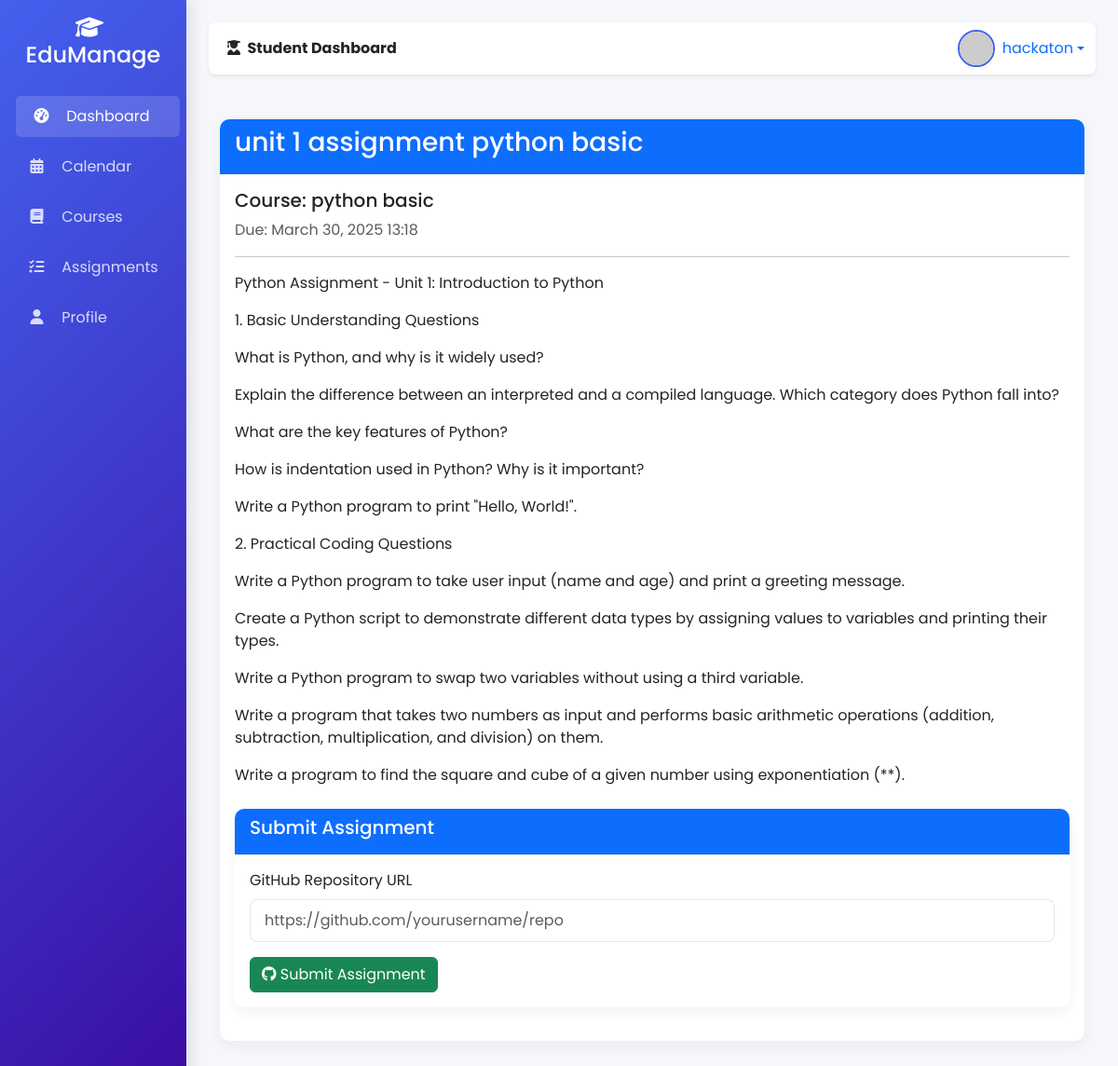
The app's page /assignments/1/ (signed in) with its own data.
### core/models.py (models this page shows, shortened)
class User(AbstractUser):
    is_faculty = models.BooleanField(default=False)
    is_student = models.BooleanField(default=False)
    profile_pic = models.ImageField(upload_to='profile_pics/', blank=True, null=True)
    first_name = models.CharField(max_length=30, blank=False)
    student_class = models.ForeignKey(Class, on_delete=models.SET_NULL, null=True, blank=True)
    last_name = models.CharField(max_length=30, blank=False)
    department = models.CharField(max_length=100, blank=True, null=True)
    designation = models.CharField(max_length=100, blank=True, null=True)

class Assignment(models.Model):
    course = models.ForeignKey(Course, on_delete=models.CASCADE)
    title = models.CharField(max_length=200)
    description = models.TextField()
    due_date = models.DateTimeField()
    max_marks = models.IntegerField()

class Course(models.Model):
    name = models.CharField(max_length=100)
    title = models.CharField(max_length=200)
    class_associated = models.ForeignKey(Class, on_delete=models.CASCADE)
    faculty = models.ForeignKey(User, on_delete=models.CASCADE)
    start_date = models.DateField()
    end_date = models.DateField()
    total_classes = models.IntegerField()

### core/views.py (the view, shortened to what this page needs)
# urls.py: path('assignments/<int:assignment_id>/', views.assignment_detail, name='assignment_detail'),
@login_required
def assignment_detail(request, assignment_id):
    assignment = get_object_or_404(Assignment, pk=assignment_id)
    submission = Submission.objects.filter(
        assignment=assignment,
        student=request.user
    ).first()
    if request.user.is_faculty:
        submissions = Submission.objects.filter(assignment=assignment)
        return render(request, 'faculty_assignment_detail.html', {
            'assignment': assignment,
            'submissions': submissions
        })
    return render(request, 'assignment_detail.html', {
        'assignment': assignment,
        'submission': submission
    })

### core/templates/assignment_detail.html (shortened to what this page needs)
{% extends 'base.html' %}
{% block content %}
<div class="container py-4">
    <div class="card">
        <div class="card-header bg-primary text-white">
            <h3>{{ assignment.title }}</h3>
        </div>
        <div class="card-body">
            <h5>Course: {{ assignment.course.name }}</h5>
            <p class="text-muted">Due: {{ assignment.due_date|date:"F j, Y H:i" }}</p>
            <hr>
            <div class="assignment-description mb-4">
                {{ assignment.description|linebreaks }}
            </div>
            {% if submission %}
                <div class="submission-card card border-success mb-3">
                    <div class="card-header bg-success text-white">
                        <h5>Your Submission</h5>
                    </div>
                    <div class="card-body">
                        <p><strong>GitHub URL:</strong>
                            <a href="{{ submission.github_url }}" target="_blank">{{ submission.github_url }}</a>
                        </p>
                        <p><strong>Status:</strong> {{ submission.get_status_display }}</p>
                        {% if submission.ai_feedback %}
                        <div class="mt-3">
                            <h5>AI Feedback</h5>
                            <div class="feedback-content p-3 bg-light rounded">
                                {{ submission.ai_feedback|linebreaks }}
                            </div>
                        </div>
                        {% endif %}
                        {% if submission.marks %}
                        <div class="mt-3">
                            <h5>Marks: {{ submission.marks }}/100</h5>
                        </div>
                        {% endif %}
                    </div>
                </div>
            {% else %}
                <div class="submission-form card border-primary">
                    <div class="card-header bg-primary text-white">
                        <h5>Submit Assignment</h5>
                    </div>
                    <div class="card-body">
                        <form method="post" action="{% url 'assignment_detail' assignment.id %}">
                            <div class="form-group mb-3">
                                <label for="github_url" class="form-label">GitHub Repository URL</label>
                                <input type="url" class="form-control" id="github_url"
                                       name="github_url" required
                                       placeholder="https://github.com/yourusername/repo">
                            </div>
                            <button type="submit" class="btn btn-success">
                                <i class="fab fa-github"></i> Submit Assignment
                            </button>
                        </form>
                    </div>
                </div>
            {% endif %}
        </div>
    </div>
</div>
{% endblock %}

### core/templates/base.html (shortened to what this page needs)
<!DOCTYPE html>
<html lang="en">
<head>
    <link href="https://cdn.jsdelivr.net/npm/bootstrap@5.3.0/dist/css/bootstrap.min.css" rel="stylesheet">
    <link rel="stylesheet" href="https://cdnjs.cloudflare.com/ajax/libs/font-awesome/6.4.0/css/all.min.css">
</head>
<body>
    <div class="container-fluid">
        <div class="row">
            <div class="col-md-3 col-lg-2 d-md-block sidebar collapse">
                <div class="position-sticky pt-3">
                    <div class="text-center mb-4">
                        <h4 class="text-white"><i class="fas fa-graduation-cap me-2"></i>EduManage</h4>
                    </div>
                    <ul class="nav flex-column">
                        <li class="nav-item">
                            <a class="nav-link active" href="{% url 'dashboard' %}">
                                <i class="fas fa-tachometer-alt"></i> Dashboard
                            </a>
                        </li>
                        <li class="nav-item">
                            <a class="nav-link" href="#">
                                <i class="fas fa-calendar-alt"></i> Calendar
                            </a>
                        </li>
                        <li class="nav-item">
                            <a class="nav-link" href="#">
                                <i class="fas fa-book"></i> Courses
                            </a>
                        </li>
                        <li class="nav-item">
                            <a class="nav-link" href="#">
                                <i class="fas fa-tasks"></i> Assignments
                            </a>
                        </li>
                        <li class="nav-item">
                            <a class="nav-link" href="{% url 'profile' %}">
                                <i class="fas fa-user"></i> Profile
                            </a>
                        </li>
                    </ul>
                </div>
            </div>
            <main class="col-md-9 ms-sm-auto col-lg-10 px-md-4 py-4">
                <nav class="navbar navbar-expand-lg navbar-light bg-white rounded-3 shadow-sm mb-4">
                    <div class="container-fluid">
                        <div class="collapse navbar-collapse" id="navbarNav">
                            <ul class="navbar-nav me-auto">
                                <li class="nav-item">
                                    <span class="nav-link text-dark fw-bold">
                                        <i class="fas fa-user-graduate me-1"></i>
                                        {% if user.is_faculty %}Faculty{% else %}Student{% endif %} Dashboard
                                    </span>
                                </li>
                            </ul>
                            <div class="d-flex align-items-center">
                                {% if user.is_authenticated %}
                                <div class="dropdown">
                                    <a href="#" class="d-flex align-items-center text-decoration-none dropdown-toggle" id="dropdownUser" data-bs-toggle="dropdown">
                                        {% if user.profile_pic %}
                                        <img src="{{ user.profile_pic.url }}" class="user-avatar me-2">
                                        {% else %}
                                        <img src="https://ui-avatars.com/api/?name={{ user.get_full_name|default:user.username }}&background=random" class="user-avatar me-2">
                                        {% endif %}
                                        <span class="d-none d-md-inline">{{ user.get_full_name|default:user.username }}</span>
                                    </a>
                                </div>
                                {% else %}
                                <a href="{% url 'login' %}" class="btn btn-outline-primary">
                                    <i class="fas fa-sign-in-alt me-1"></i> Login
                                </a>
                                {% endif %}
                            </div>
                        </div>
                    </div>
                </nav>
                {% block content %}{% endblock %}
            </main>
        </div>
    </div>
</body>
</html>

### core/templates/base.html (style rules this page uses)
:root { --primary: #4361ee; --primary-dark: #3a0ca3; --secondary: #f72585; --light: #f8f9fa; --dark: #212529; --success: #4bb543; --warning: #ffcc00; --danger: #f44336; --gray: #6c757d; }
body { font-family: 'Poppins', sans-serif; background-color: #f5f7fb; color: var(--dark); }
.sidebar { min-height: 100vh; background: linear-gradient(135deg, var(--primary), var(--primary-dark)); color: white; box-shadow: 5px 0 15px rgba(0,0,0,0.1); }
.sidebar .nav-link { color: rgba(255, 255, 255, 0.8); border-radius: 5px; margin: 5px 0; padding: 10px 15px; transition: all 0.3s; }
.sidebar .nav-link:hover, .sidebar .nav-link.active { color: white; background-color: rgba(255, 255, 255, 0.15); transform: translateX(5px); }
.sidebar .nav-link i { width: 25px; text-align: center; margin-right: 10px; }
.card { border: none; border-radius: 10px; box-shadow: 0 5px 15px rgba(0,0,0,0.05); transition: transform 0.3s, box-shadow 0.3s; margin-bottom: 20px; }
.card-header { background-color: white; border-bottom: 1px solid rgba(0,0,0,0.05); font-weight: 600; border-radius: 10px 10px 0 0 !important; }
.user-avatar { width: 40px; height: 40px; border-radius: 50%; object-fit: cover; border: 2px solid var(--primary); }
.form-control, .form-select { border-radius: 8px; padding: 10px 15px; border: 1px solid rgba(0,0,0,0.1); }

### records on screen
User: get_full_name "hackaton"
Assignment: title "unit 1 assignment python basic", course.name "python basic", due_date "March 30, 2025 13:18", description "Python Assignment - Unit 1: Introduction to Python 1. Basic Understanding Questions What is Python, and why is it widely used? Explain the difference between an interpreted and a compiled language. Which category does Python fall into? What are the key features of Python? How is indentation used in Python? Why is it important? Write a Python program to print \"Hello, World!\". 2. Practical Coding Questions Write a Python program to take user input (name and age) and print a greeting message. Create a Python script to demonstrate different data types by assigning values to variables and printing their types. Write a Python program to swap two variables without using a third variable. Write a…"
